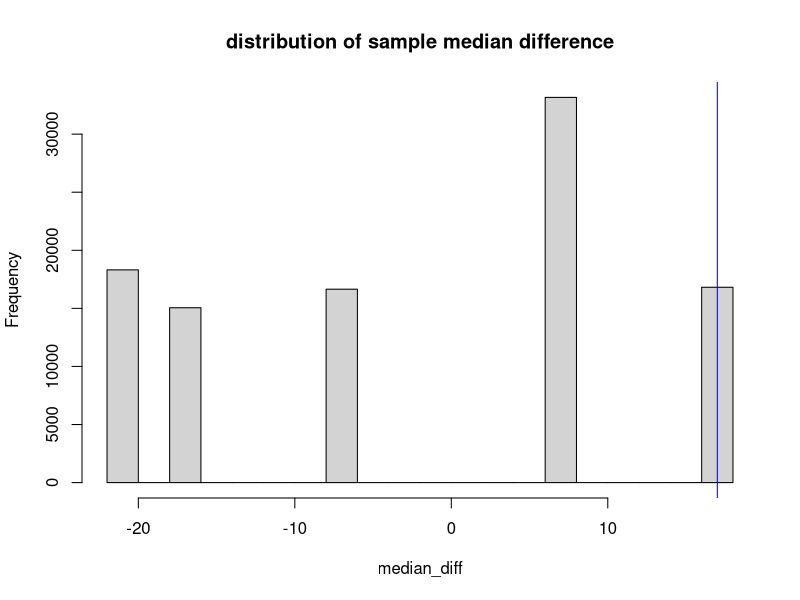
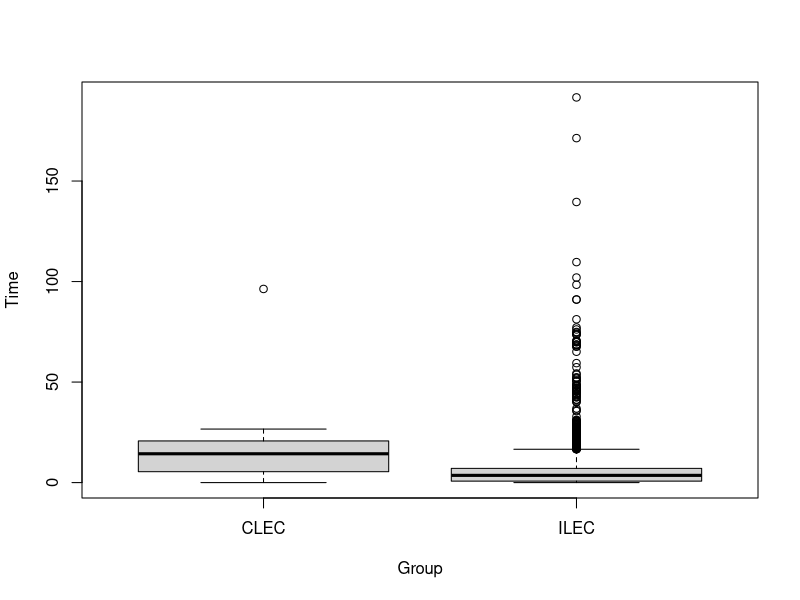
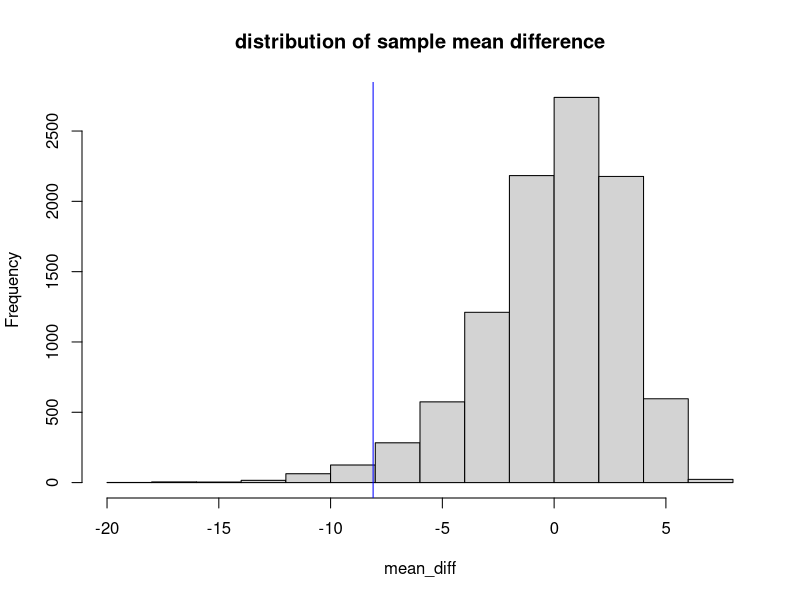
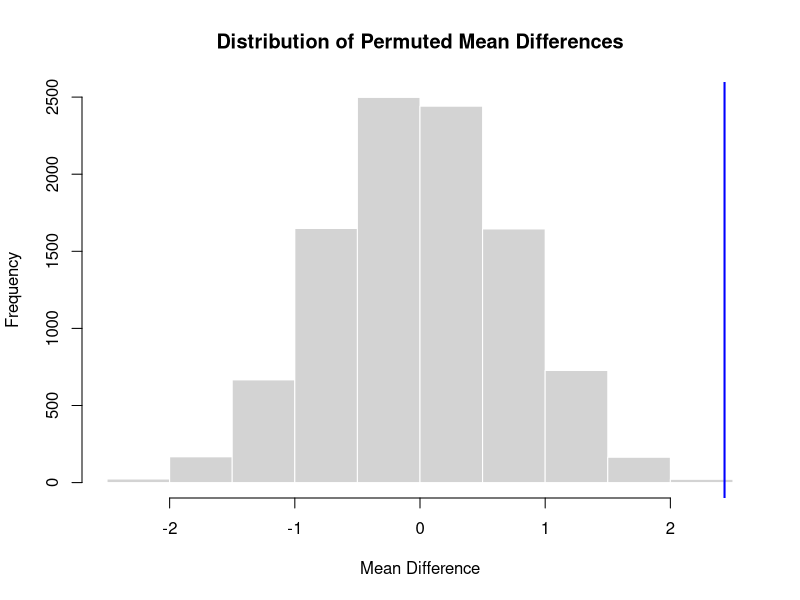

The R source for these figures, in order:
# Permutation Test
# Example 10---------
all_round_2 = c(25, 33, 35, 38, 48, 55, 56)
laid_off = c(55, 55, 64)
t.test(all_round_2, laid_off, alternative = "less")

permutation = function (x1,x2, N){
  current_diff = median(x1) - median(x2)
  all = c(x1,x2)
  median_diff = rep(0,N)
  for (i in 1:N){
    sample_indices = sample(seq_along(all), size = 3)
    sample_value = all[sample_indices]
    rest_value = all[-sample_indices]
    diff = median(sample_value) - median(rest_value)
    median_diff[i] = diff
  }
  hist(median_diff, main = "distribution of sample median difference")
  abline(v = current_diff, col = "blue")
  pvalue = sum(median_diff >= current_diff) / N
  return(pvalue)
}
set.seed(10)
permutation(laid_off,all_round_2,100000)

# Example 11-------
tele_df = read.csv("repairtimes.csv")
boxplot(Time~Group, data = tele_df)
ilec_df = tele_df[tele_df$Group=="ILEC",]
CLEC_df = tele_df[tele_df$Group=="CLEC",]
summary(ilec_df$Time)
summary(CLEC_df$Time)
# some ordinary tests 
t.test(ilec_df$Time, CLEC_df$Time, alternative = "less") # t normality
wilcox.test(ilec_df$Time, CLEC_df$Time, alternative = "less") # wilcox, same shape

permutation = function (x1,x2, N){
  current_diff = mean(x1) - mean(x2)
  all = c(x1,x2)
  mean_diff = rep(0,N)
  for (i in 1:N){
    sample_indices = sample(seq_along(all), size = length(x1))
    sample_value = all[sample_indices]
    rest_value = all[-sample_indices]
    diff = mean(sample_value) - mean(rest_value)
    mean_diff[i] = diff
  }
  hist(mean_diff, main = "distribution of sample mean difference")
  abline(v = current_diff, col = "blue")
  pvalue = sum(mean_diff <= current_diff) / N
  return(pvalue)
}
set.seed(5)
permutation(ilec_df$Time,CLEC_df$Time,10000)

# Example 12----------
moon = read.csv("Moon.csv")
permutation_paired <- function(x1, x2, N) {
  # Ensure that the two samples are paired
  if (length(x1) != length(x2)) {
    stop("x1 and x2 must be of the same length (paired samples required).")
  }
  
  # Compute the differences for each pair
  d <- x1 - x2
  # Observed statistic: the mean of the paired differences
  current_diff <- mean(d)
  
  # Initialize vector to hold permutation results
  permuted_diffs <- numeric(N)
  
  # Permutation: randomly flip the sign of each paired difference
  for (i in 1:N) {
    # For each pair, flip the sign with probability 0.5
    signs <- sample(c(-1,1), size = length(d), replace = TRUE)
    permuted_d <- d * signs
    permuted_diffs[i] <- mean(permuted_d)
  }
  
  # Plot the permutation distribution
  hist(permuted_diffs, main = "Distribution of Permuted Mean Differences",
       xlab = "Mean Difference", col = "lightgray", border = "white")
  abline(v = current_diff, col = "blue", lwd = 2)
  
  # Compute two-tailed p-value:
  # p-value is the proportion of permuted mean differences at least as extreme as the observed one
  pvalue <- mean(abs(permuted_diffs) >= abs(current_diff))
  
  return(pvalue)
}
set.seed(5)
permutation_paired(moon$Moon, moon$Other, 10000) # use permutation under correct setting in H0
